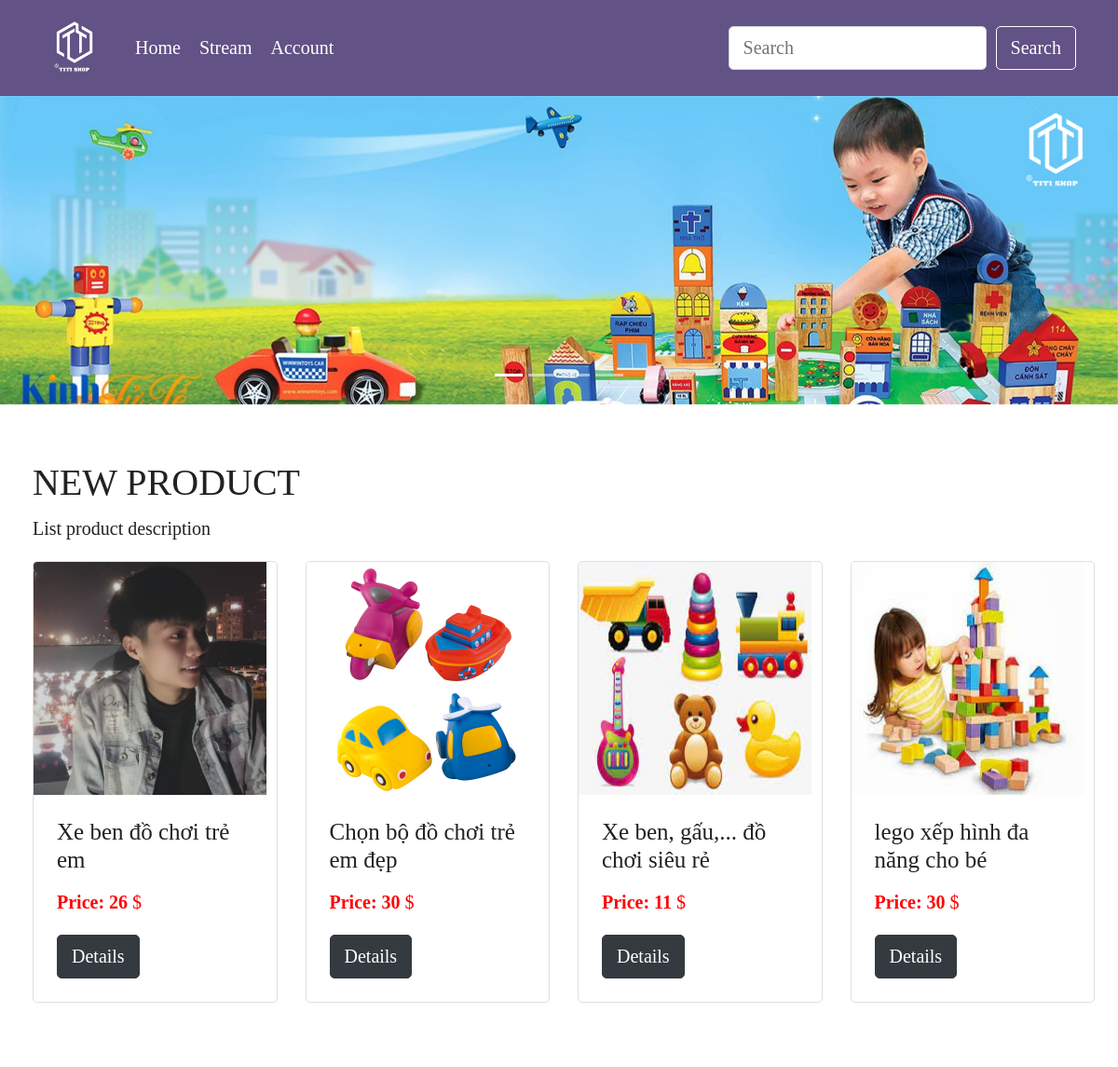
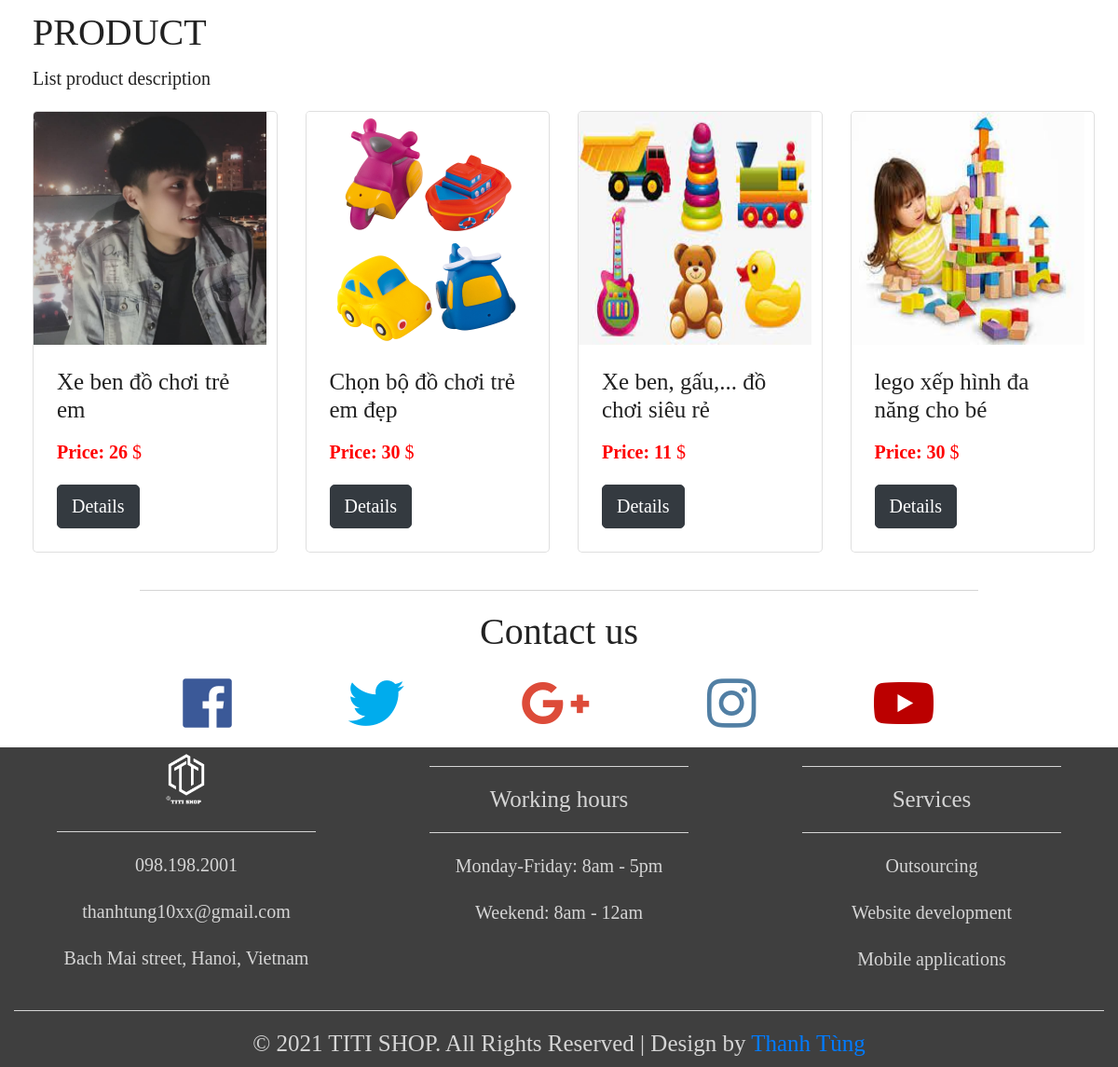
The page / on the database its author committed (2 pictures, top to bottom).
### tables this page shows
CREATE TABLE `sanpham` (
  `idSP` int(11) NOT NULL,
  `tenSP` varchar(200) NOT NULL,
  `anhSP` varchar(200) NOT NULL,
  `giaSP` int(11) NOT NULL,
  `moTaSP` longtext NOT NULL
);

### index.php (called while the page is built)
<?php include_once("home.php"); ?>

### home.php (the view, shortened to what this page needs)
<!DOCTYPE html>
<html>
<head>
	<link rel="stylesheet" href="https://maxcdn.bootstrapcdn.com/bootstrap/4.1.3/css/bootstrap.min.css">
    <link href="https://use.fontawesome.com/releases/v5.0.4/css/all.css" rel="stylesheet">
    <link href="./css/styleIndex.css" rel="stylesheet">
</head>
<body>
<nav class="navbar navbar-expand-lg navbar-light bg-light sticky-top">
	<div class="container">
		<a class="navbar-brand" href="#"><img style="width:70px; height: 70px;" src="./images/logo.png"></a>
		<div class="collapse navbar-collapse" id="navbarSupportedContent">
		<ul class="navbar-nav mr-auto">
                        <li class="nav-item active">
                            <a class="nav-link" href="index.php"> Home <span class="glyphicon glyphicon-home sr-only">(current)</span></a>
                        </li>
                        <li class="nav-item">
                            <a class="nav-link" href="about.php"> <span class="glyphicon glyphicon-user"></span>Stream</a>
                        </li>
                        <li class="nav-item dropdown">
                            <a class="nav-link" href="#" id="navbarDropdown">
                                Account
                            </a>
                        </li>
                    </ul>
			<form class="form-inline my-2 my-lg-0">
				<input class="form-control mr-sm-2" type="search" placeholder="Search" aria-label="Search">
				<button class="btn btn-outline-success my-2 my-sm-0" type="submit">Search</button>
			</form>
		</div>
	</div>
  </nav>
<div id="slides" class="carousel slide" data-ride="carousel">
	<ul class="carousel-indicators">
		<li data-target="#slides" data-slide-to="0" class="active"></li>
		<li data-target="#slides" data-slide-to="1"></li>
		<li data-target="#slides" data-slide-to="2"></li>
		<li data-target="#slides" data-slide-to="3"></li>
	</ul>
	<div class="carousel-inner">
		<div class="carousel-item active">
			<img src="./images/sl1.jpg">
		</div>
	</div>
</div>
<div class="container">
	<div class="row mt-5">
		<h2 class="list-product-title">New Product</h2>
		<div class="list-product-subtitle">
			<p>List product description</p>
		</div>
		<div class="product-group">
			<div class="row">
			<?php
                include("connect.php");
                    $query=mysqli_query($connect,"select * from sanpham");
                    while($row_pro=mysqli_fetch_array($query)){
                    $idSP= $row_pro['idSP'];
                    $tenSP = $row_pro['tenSP'];
                    $giaSP = $row_pro['giaSP'];
                    $anhSP = $row_pro['anhSP'];
                    echo"
                    <div class='col-md-3 col-sm-6 col-12'>
                      <div class='card card-product mb-3'>
                            <img src='images/$anhSP' width='250' height='250' alt='Hinh Anh'/>
                            <div class='card-body'>
                                <h5 class='card-title'>$tenSP</h5>
                                <p style='color: red'><b>Price: $giaSP </b>$</p>
                                   <div align='center'>
                                     <a href='detail.php?id=$idSP'><button class='btn btn-dark' ; style='float: left;'>Details</button></a>
                                   </div>
                            </div>
                      </div>
                    </div>
                    ";
                  }
                ?>
			</div>
		</div>
	</div>
</div>
<div class="container">
	<div class="row mt-5">
		<h2 class="list-product-title">Product</h2>
		<div class="list-product-subtitle">
			<p>List product description</p>
		</div>
		<div class="product-group">
			<div class="row">
			<?php
                include("connect.php");
                    $query=mysqli_query($connect,"select * from sanpham");
                    while($row_pro=mysqli_fetch_array($query)){
                    $idSP= $row_pro['idSP'];
                    $tenSP = $row_pro['tenSP'];
                    $giaSP = $row_pro['giaSP'];
                    $anhSP = $row_pro['anhSP'];
                    echo"
                    <div class='col-md-3 col-sm-6 col-12'>
                      <div class='card card-product mb-3'>
                            <img src='images/$anhSP' width='250' height='250' alt='Hinh Anh'/>
                            <div class='card-body'>
                                <h5 class='card-title'>$tenSP</h5>
                                <p style='color: red'><b>Price: $giaSP </b>$</p>
                                   <div align='center'>
                                     <a href='detail.php?id=$idSP'><button class='btn btn-dark' ; style='float: left;'>Details</button></a>
                                   </div>
                            </div>
                      </div>
                    </div>
                    ";
                  }
                ?>
			</div>
		</div>
	</div>
</div>
<hr class="light">
<div class="container-fluid padding">
	<div class="row text-center padding">
		<div class="col-12">
			<h2>Contact us</h2>
		</div>
		<div class="col-12 social padding">
			<a href="https://www.facebook.com/thanhtung10x/"><i class="fab fa-facebook"></i></a>
			<a href="#"><i class="fab fa-twitter"></i></a>
			<a href="#"><i class="fab fa-google-plus-g"></i></a>
			<a href="https://www.instagram.com/im_thanhtung.01/"><i class="fab fa-instagram"></i></a>
			<a href="https://www.youtube.com/channel/UCo27JH0nQjvPfJA6VNGo6-A"><i class="fab fa-youtube"></i></a>
		</div>
	</div>
</div>
<footer>
	<div class="container-fluid padding">
		<div class="row text-center">
			<div class="col-md-4">
				<img style="width:70px; height: 70px;" src="./images/logo.png">
				<hr class="light">
				<p>098.198.2001</p>
				<p>thanhtung10xx@gmail.com</p>
				<p>Bach Mai street, Hanoi, Vietnam</p>
			</div>
			<div class="col-md-4">
				<hr class="light">
				<h5>Working hours</h5>
				<hr class="light">
				<p>Monday-Friday: 8am - 5pm</p>
				<p>Weekend: 8am - 12am</p>
			</div>
			<div class="col-md-4">
				<hr class="light">
				<h5>Services</h5>
				<hr class="light">
				<p>Outsourcing</p>
				<p>Website development</p>
				<p>Mobile applications</p>
			</div>
			<div class="col-12">
				<hr class="light-100">
				<h5>&copy; 2021 TITI SHOP. All Rights Reserved | Design by <a href="" target="_blank">Thanh Tùng</a></h5>
			</div>
		</div>
	</div>
</footer>
</body>
</html>

### css/styleIndex.css (style rules this page uses)
html, body { width: 100%; height: 100%; font-family: 'GFontAwesome'; font-size: 20px; color: #222; }
.btn-outline-success { border-color: #ffffff !important; color: #ffffff; }
.dropdown { position: relative; display: inline-block; }
.list-product-title { width: 100%; text-transform: uppercase; margin-left: 5px; margin-right: 5px; }
.list-product-subtitle { width: 100%; margin-left: 5px; margin-right: 5px; }
.card-product { width: 100%; margin-left: 5px; margin-right: 5px; overflow: hidden; }
.navbar { background-color: rgba(82,64,120,0.9) !important; }
.navbar li a { color: white !important; }
.carousel-inner img { width: 100%; }
.social a { font-size: 3em; padding: 3rem; }
.fa-facebook { color: #3b5998; }
.fa-twitter { color: #00aced; }
.fa-google-plus-g { color: #dd4b39; }
.fa-instagram { color: #517fa4; }
.fa-youtube { color: #bb0000; }
footer { background-color: #3f3f3f; color: #d5d5d5; }
hr.light { border-top: 1px solid #d5d5d5; width: 75%; }
.light-100 { border-top: 1px solid #d5d5d5; width: 100%; }

### rows shown on the page
sanpham: anhSP (picture), tenSP "Xe ben đồ chơi trẻ em", giaSP "26"
sanpham: anhSP (picture), tenSP "Chọn bộ đồ chơi trẻ em đẹp", giaSP "30"
sanpham: anhSP (picture), tenSP "Xe ben, gấu,... đồ chơi siêu rẻ", giaSP "11"
sanpham: anhSP (picture), tenSP "lego xếp hình đa năng cho bé", giaSP "30"
